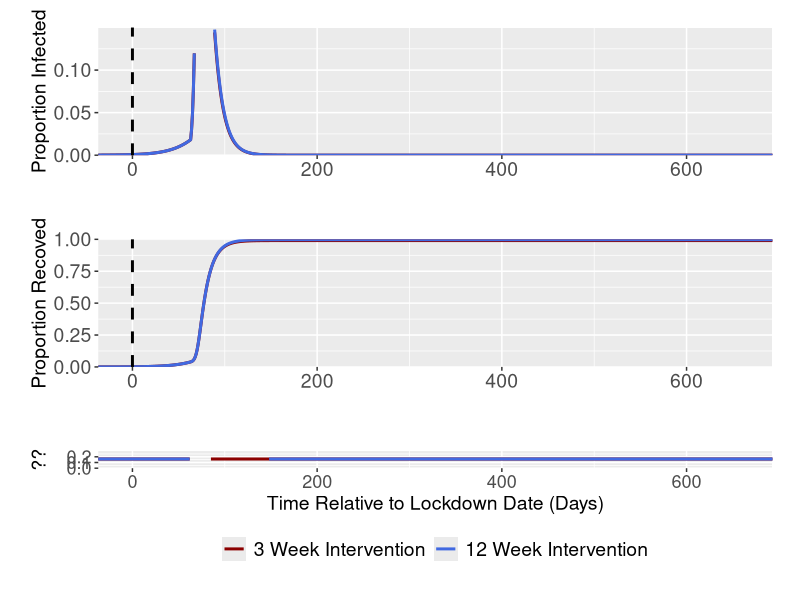
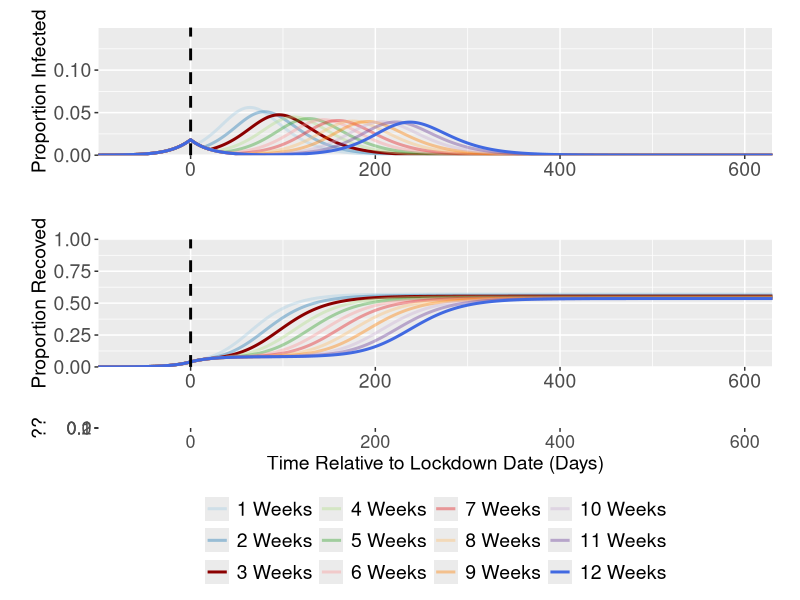
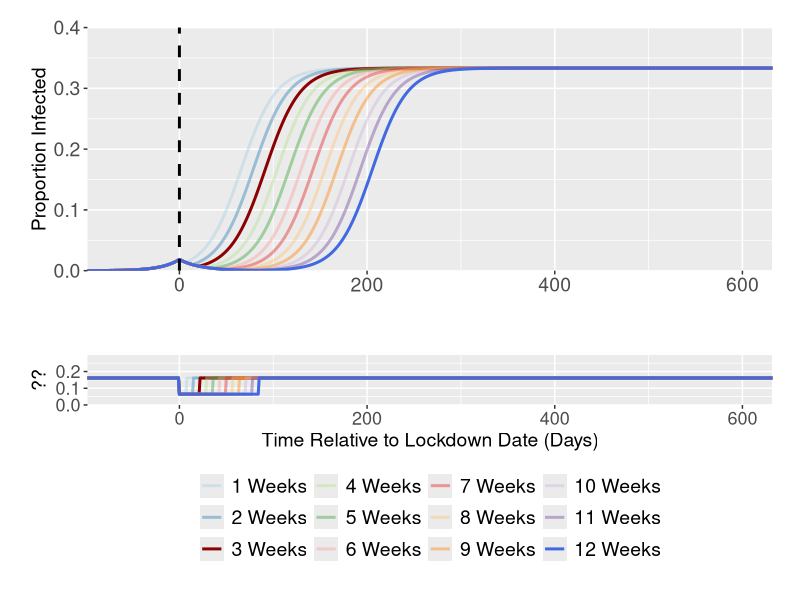
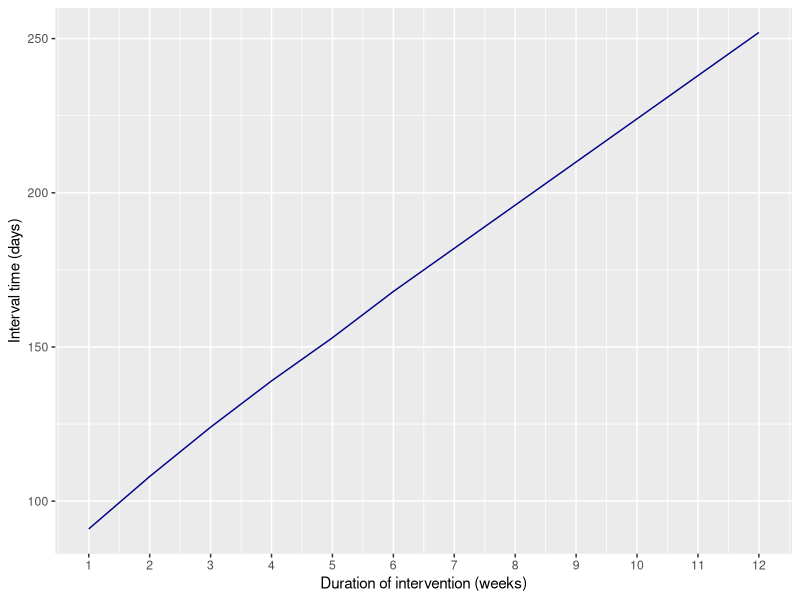

Generate these figures, in order, with R:
rm(list=ls())
library("deSolve"); library("ggplot2"); library("cowplot");library("reshape2"); library("dplyr")

#Function for the generation time/(1/gamma) parameter
GenTime <- function(T2, R0) {
  G = T2 * ((R0-1)/log(2))
  return(G)
}

#R code sections with "Explore" requires the user to manually select parameters to correspond with the desired scenario
#To replicate the results in the technical document - the lockdown date must change
#THis requires code alteration to the for loop and the formatting data code sections
#and the R0 must also change in the beta alteration function

#### SIR Model ####
#### Exploring Week 3 and 12 Interventions - SIR Model - Will need to tweak code for each model output#### 

#Function to model intervention - currently set at baseline
betastatdecrease <- function(time, int_timestart, int_timeend) {
  ifelse((time >= int_timestart & time <= int_timeend),
         (1.5*(1/(GenTime(4.6,2.4))))*04,
         (1.5*(1/(GenTime(4.6,2.4)))))
}

#Function for SIR ODEs with cumulative infection compartment
SIR1 <- function(time, state, parameters) {
  with(as.list(c(state, parameters)), {
    dS = - betastatdecrease(time,int_timestart,int_timeend)*S*I
    dI = betastatdecrease(time,int_timestart,int_timeend)*S*I - mu*I
    dR = mu*I 
    dC = betastatdecrease(time,int_timestart,int_timeend)*S*I
    return(list(c(dS,dI,dR, dC)))
  })
}

#Initial Conditions and Times
init <- c(S = 0.9999, I = 0.0001, R = 0, C = 0)
times <- seq(0,730,by = 1)
duration <- c(3,12) #3 and 12 Week Intervention duration

#Run the ODE for 3 and 12 Week Interventions
stats1 <- data.frame(matrix(nrow = 0, ncol = 6))
for(i in 1:length(duration)) {
  temp <- data.frame(matrix(nrow = length(seq(0,730)), ncol = 6))
  parms = c(mu = 1/(GenTime(4.6,2.4)), 
            int_timestart = 100, 
            int_timeend = 100 + (duration[i]*7))
  out1 <- data.frame(ode(y = init, func = SIR1, times = times, parms = parms))
  temp[,1] <- paste0(as.character(duration[i]), " Weeks")
  temp[,2] <- out1$time 
  temp[,3] <- out1$I 
  temp[,4] <- out1$R 
  temp[,5] <- out1$C 
  temp[,6] <- betastatdecrease(times, 
                               as.numeric(parms[2]), 
                               as.numeric(parms[3]))
  stats1 <- rbind(stats1, temp)
}

colnames(stats1) <- c("WeekDuration", "Time", "Infec", "Recov","Cum", "Beta")

#Formatting the Data - Have shifted the x axis so that 0 is the lockdown initiation date
combdatainf <- rbind(data.frame("WeekDuration" = "3 Weeks", "Time" = c(seq(-37,0), seq(1,730-37)), "Value" = stats1$Infec[stats1$WeekDuration == "3 Weeks"]),
                  data.frame("WeekDuration" = "12 Weeks", "Time" = c(seq(-37,0), seq(1,730-37)), "Value" = stats1$Infec[stats1$WeekDuration == "12 Weeks"]))
combdatainf$WeekDuration <- factor(combdatainf$WeekDuration, levels = unique(combdatainf$WeekDuration))

combdatarec <- rbind(data.frame("WeekDuration" = "3 Weeks", "Time" = c(seq(-37,0), seq(1,730-37)), "Value" = stats1$Recov[stats1$WeekDuration == "3 Weeks"]),
                   data.frame("WeekDuration" = "12 Weeks", "Time" = c(seq(-37,0), seq(1,730-37)), "Value" = stats1$Recov[stats1$WeekDuration == "12 Weeks"]))
combdatarec$WeekDuration <- factor(combdatarec$WeekDuration, levels = unique(combdatarec$WeekDuration))

combdatabeta <- rbind(data.frame("WeekDuration" = "3 Week Intervention", "Time" = c(seq(-37,0), seq(1,730-37)), "Value" = stats1$Beta[stats1$WeekDuration == "3 Weeks"]),
                      data.frame("WeekDuration" = "12 Week Intervention", "Time" = c(seq(-37,0), seq(1,730-37)), "Value" = stats1$Beta[stats1$WeekDuration == "12 Weeks"]))
combdatabeta$WeekDuration <- factor(combdatabeta$WeekDuration, levels = unique(combdatabeta$WeekDuration))

#Quick Analysis of Highest Peak
surge <- data.frame(matrix(nrow = 0, ncol = 5))

for(i in 1:length(duration)) { 
  test <- stats1[stats1$WeekDuration == as.character(paste0(duration[i], " Weeks")),][which.max(stats1$Infec[stats1$WeekDuration == as.character(paste0(duration[i], " Weeks"))]),]
  surge <- rbind(surge, test)
  print(test)
}

#Plotting 
p11 <- ggplot(data = combdatainf, aes(x = (Time), y = Value, col = WeekDuration)) + geom_line(size = 1.02, stat = "identity") +
  labs(x ="Time (Days)", y = "Proportion Infected") + scale_y_continuous(limits = c(0,0.15) ,  expand = c(0,0)) +
  theme(legend.position = "none", legend.title = element_blank(), axis.title.x = element_blank(), axis.text=element_text(size=14), axis.title.y=element_text(size=14),
        legend.spacing.x = unit(0.3, 'cm'), plot.margin=unit(c(0.7,0.7,0.8,0.8),"cm")) +
  scale_x_continuous(expand = c(0, 0)) + geom_vline(xintercept = 0, col = "black", size = 1, lty = 2) +
  scale_color_manual(values=c("darkred","royalblue"))

p12 <- ggplot(data = combdatarec, aes(x = (Time), y = Value, col = WeekDuration)) + geom_line(size = 1.02, stat = "identity") +
  labs(x ="Time (Days)", y = "Proportion Recoved") + scale_y_continuous(limits = c(0,1) ,  expand = c(0,0)) +
  theme(legend.position = "none", legend.title = element_blank(), axis.title.x = element_blank(), axis.text=element_text(size=14), axis.title.y=element_text(size=14),
        legend.spacing.x = unit(0.3, 'cm'), plot.margin=unit(c(0.7,0.7,0.8,0.8),"cm")) +
  scale_x_continuous(expand = c(0, 0)) + geom_vline(xintercept = 0, col = "black", size = 1, lty = 2)+
  scale_color_manual(values=c("darkred", "royalblue"))

p21 <- ggplot(data = combdatabeta, aes(x = (Time), y = Value, col = WeekDuration)) + geom_line(size = 1.02, stat = "identity") +
  labs(x ="Time Relative to Lockdown Date (Days)", y = "??") + scale_y_continuous(limits = c(0,0.3) ,  expand = c(0,0)) +
  theme(legend.position = "bottom", legend.title = element_blank(), axis.text=element_text(size=13), axis.title.y=element_text(size=14), axis.title.x=element_text(size=14),
        legend.spacing.x = unit(0.3, 'cm'), legend.text=element_text(size=14), plot.margin=unit(c(0.7,0.7,0.8,0.8),"cm")) +
  scale_x_continuous(expand = c(0, 0)) + guides(fill=guide_legend(nrow=2,byrow=TRUE)) +
  scale_linetype_manual(values=c("solid", "dotdash", "solid", "dotdash")) + 
  scale_color_manual(values=c("darkred", "royalblue"))

plot_grid(p11, p12, p21, align = "v", nrow = 3, rel_heights = c(0.3, 0.3, 0.25))

#### Exploring Weeks 1-12 Intervention Duration ####

#Function to model intervention - currently set at baseline
betastatdecrease <- function(time, int_timestart, int_timeend) {
  ifelse((time >= int_timestart & time <= int_timeend),
         (1.5*(1/(GenTime(4.6,2.4))))*0.4,
         (1.5*(1/(GenTime(4.6,2.4)))))
}

#Initial Conditions
init <- c(S = 0.9999, I = 0.0001, R = 0, C = 0)
times <- seq(0,730,by = 1)
duration <- seq(1,12) #Now do the analysis for all 1-12 week scenarios

#Run the ODEs for ALL 1-12 week intervention scenarios
stats1 <- data.frame(matrix(nrow = 0, ncol = 6))

for(i in 1:length(duration)) {
  temp <- data.frame(matrix(nrow = length(seq(0,730)), ncol = 6))
  parms = c(mu = 1/(GenTime(4.6,2.4)), 
            int_timestart = 100, 
            int_timeend = 100 + (duration[i]*7))
  out1 <- data.frame(ode(y = init, func = SIR1, times = times, parms = parms))
  temp[,1] <- paste0(as.character(duration[i]), " Weeks")
  temp[,2] <- c(seq(-100,0), seq(1,730-100)) #Have shifted the x axis so that 0 is the lockdown initiation date
  temp[,3] <- out1$I 
  temp[,4] <- out1$R 
  temp[,5] <- out1$C 
  temp[,6] <- betastatdecrease(times, 
                               as.numeric(parms[2]), 
                               as.numeric(parms[3]))
  stats1 <- rbind(stats1, temp)
}

colnames(stats1) <- c("WeekDuration", "Time", "Infec", "Recov","Cum", "Beta")

#Format the data for ggplot
stats1 <- melt(stats1, id.vars = c("WeekDuration", "Time"), measure.vars = c("Infec", "Recov", "Cum", "Beta"))
stats1$WeekDuration <- factor(stats1$WeekDuration, levels = unique(stats1$WeekDuration))

#Plotting - Have shifted the x axis so that 0 is the lockdown initiation date
p11 <- ggplot(data = stats1[which(stats1$variable == "Infec"),], aes(x = Time, y = value, col = WeekDuration, alpha=WeekDuration)) + geom_line(size = 1.02, stat = "identity") +
  labs(x ="Time (Days)", y = "Proportion Infected") + scale_y_continuous(limits = c(0,0.15) ,  expand = c(0,0)) +
  theme(legend.position = "none", legend.title = element_blank(), axis.title.x = element_blank(), axis.text=element_text(size=14), axis.title.y=element_text(size=14),
        legend.spacing.x = unit(0.3, 'cm'), plot.margin=unit(c(0.7,0.7,0.8,0.8),"cm")) +
  scale_x_continuous(expand = c(0, 0)) + geom_vline(xintercept = 0, col = "black", size = 1, lty = 2) +
  scale_alpha_manual(values = c(0.4, 0.4, 1, 0.4, 0.4, 0.4, 0.4, 0.4, 0.4, 0.4, 0.4, 1)) +
  scale_color_manual(values=c("#A6CEE3", "#1F78B4","darkred", "#B2DF8A", "#33A02C", "#FB9A99",
                              "#E31A1C", "#FDBF6F", "#FF7F00", "#CAB2D6", "#6A3D9A","royalblue"))

p12 <- ggplot(data = stats1[which(stats1$variable == "Recov"),], aes(x = (Time), y = value, col = WeekDuration, alpha=WeekDuration)) + geom_line(size = 1.02, stat = "identity") +
  labs(x ="Time (Days)", y = "Proportion Recoved") + scale_y_continuous(limits = c(0,1) ,  expand = c(0,0)) +
  theme(legend.position = "none", legend.title = element_blank(), axis.title.x = element_blank(), axis.text=element_text(size=14), axis.title.y=element_text(size=14),
        legend.spacing.x = unit(0.3, 'cm'), plot.margin=unit(c(0.7,0.7,0.8,0.8),"cm")) +
  scale_x_continuous(expand = c(0, 0)) + geom_vline(xintercept = 0, col = "black", size = 1, lty = 2)  +
  scale_alpha_manual(values = c(0.4, 0.4, 1, 0.4, 0.4, 0.4, 0.4, 0.4, 0.4, 0.4, 0.4, 1)) +
  scale_color_manual(values=c("#A6CEE3", "#1F78B4","darkred", "#B2DF8A", "#33A02C", "#FB9A99",
                              "#E31A1C", "#FDBF6F", "#FF7F00", "#CAB2D6", "#6A3D9A","royalblue"))

p21 <- ggplot(data = stats1[which(stats1$variable == "Beta"),], aes(x = (Time), y = value, col = WeekDuration, alpha=WeekDuration)) + geom_line(size = 1.02, stat = "identity") +
  labs(x ="Time Relative to Lockdown Date (Days)", y = "??") + scale_y_continuous(limits = c(0,0.3) ,  expand = c(0,0)) +
  theme(legend.position = "bottom", legend.title = element_blank(), axis.text=element_text(size=13), axis.title.y=element_text(size=14), axis.title.x=element_text(size=14),
        legend.spacing.x = unit(0.3, 'cm'), legend.text=element_text(size=14), plot.margin=unit(c(0.7,0.7,0.8,0.8),"cm")) +
  scale_x_continuous(expand = c(0, 0)) + guides(fill=guide_legend(nrow=2,byrow=TRUE))  +
  scale_alpha_manual(values = c(0.4, 0.4, 1, 0.4, 0.4, 0.4, 0.4, 0.4, 0.4, 0.4, 0.4, 1)) +
  scale_color_manual(values=c("#A6CEE3", "#1F78B4","darkred", "#B2DF8A", "#33A02C", "#FB9A99",
                              "#E31A1C", "#FDBF6F", "#FF7F00", "#CAB2D6", "#6A3D9A","royalblue"))

plot_grid(p11, p12, p21, align = "v", nrow = 3, rel_heights = c(0.3, 0.3, 0.25))

#### SIS Model ####
#### Exploring Weeks 1-12 Intervention Duration - SIS Model ####

#Function for the SDM intervention
betastatdecrease <- function(time, int_timestart, int_timeend) {
  ifelse((time >= int_timestart & time <= int_timeend),
         (1.5*(1/(GenTime(4.6,2.4))))*0.4,
         (1.5*(1/(GenTime(4.6,2.4)))))
}

#SIS Model ODEs
SIS <- function(time, state, parameters) {
  with(as.list(c(state, parameters)), {
    dS = - betastatdecrease(time,int_timestart,int_timeend)*S*I + mu*I 
    dI = betastatdecrease(time,int_timestart,int_timeend)*S*I - mu*I
    dC = betastatdecrease(time,int_timestart,int_timeend)*S*I
    return(list(c(dS,dI,dC)))
  })
}

#Initial Conditions
init <- c(S = 0.9999, I = 0.0001, C = 0)
times <- seq(0,730,by = 1)
duration <- seq(1,12)

#Run the ODEs for all 12 intervention durations
#I have set lockdown initiation date to 98 to correspond with I(t) = ~0.0182
#This means that I(t) at lockdown initiation is the same for the SIS and SIR models 

stats2 <- data.frame(matrix(nrow = 0, ncol = 5))

for(i in 1:length(duration)) {
  temp <- data.frame(matrix(nrow = length(seq(0,730)), ncol = 5))
  parms = c(mu = 1/(GenTime(4.6,2.4)), 
            int_timestart = 98, 
            int_timeend = 98 + (duration[i]*7))
  out1 <- data.frame(ode(y = init, func = SIS, times = times, parms = parms))
  temp[,1] <- paste0(as.character(duration[i]), " Weeks")
  temp[,2] <- c(seq(-98,0), seq(1,730-98))
  temp[,3] <- out1$I 
  temp[,4] <- out1$C 
  temp[,5] <- betastatdecrease(times, 
                               as.numeric(parms[2]), 
                               as.numeric(parms[3]))
  stats2 <- rbind(stats2, temp)
}

colnames(stats2) <- c("WeekDuration", "Time", "Infec", "Cum", "Beta")

#Format the data for ggplot
stats2 <- melt(stats2, id.vars = c("WeekDuration", "Time"), measure.vars = c("Infec", "Cum", "Beta"))
stats2$WeekDuration <- factor(stats2$WeekDuration, levels = unique(stats2$WeekDuration))

#Plotting 
p11 <- ggplot(data = stats2[which(stats2$variable == "Infec"),], aes(x = Time, y = value, col = WeekDuration, alpha=WeekDuration)) + geom_line(size = 1.02, stat = "identity") +
  labs(x ="Time (Days)", y = "Proportion Infected") + scale_y_continuous(limits = c(0,0.4) ,  expand = c(0,0)) +
  theme(legend.position = "none", legend.title = element_blank(), axis.title.x = element_blank(), axis.text=element_text(size=14), axis.title.y=element_text(size=14),
        legend.spacing.x = unit(0.3, 'cm'), plot.margin=unit(c(0.7,0.7,0.8,0.8),"cm")) +
  scale_x_continuous(expand = c(0, 0)) + geom_vline(xintercept = 0, col = "black", size = 1, lty = 2) +
  scale_alpha_manual(values = c(0.4, 0.4, 1, 0.4, 0.4, 0.4, 0.4, 0.4, 0.4, 0.4, 0.4, 1)) +
  scale_color_manual(values=c("#A6CEE3", "#1F78B4","darkred", "#B2DF8A", "#33A02C", "#FB9A99",
                              "#E31A1C", "#FDBF6F", "#FF7F00", "#CAB2D6", "#6A3D9A","royalblue"))

p21 <- ggplot(data = stats2[which(stats2$variable == "Beta"),], aes(x = (Time), y = value, col = WeekDuration, alpha=WeekDuration)) + geom_line(size = 1.02, stat = "identity") +
  labs(x ="Time Relative to Lockdown Date (Days)", y = "??") + scale_y_continuous(limits = c(0,0.3) ,  expand = c(0,0)) +
  theme(legend.position = "bottom", legend.title = element_blank(), axis.text=element_text(size=13), axis.title.y=element_text(size=14), axis.title.x=element_text(size=14),
        legend.spacing.x = unit(0.3, 'cm'), legend.text=element_text(size=14), plot.margin=unit(c(0.7,0.7,0.8,0.8),"cm")) +
  scale_x_continuous(expand = c(0, 0)) + guides(fill=guide_legend(nrow=2,byrow=TRUE))  +
  scale_alpha_manual(values = c(0.4, 0.4, 1, 0.4, 0.4, 0.4, 0.4, 0.4, 0.4, 0.4, 0.4, 1)) +
  scale_color_manual(values=c("#A6CEE3", "#1F78B4","darkred", "#B2DF8A", "#33A02C", "#FB9A99",
                              "#E31A1C", "#FDBF6F", "#FF7F00", "#CAB2D6", "#6A3D9A","royalblue"))

plot_grid(p11,  p21, align = "v", nrow = 2, rel_heights = c(0.3, 0.25))

#### SIS Model Tangent Calculation - the 2nd Peak ####

stats3 <- data.frame(matrix(nrow = 0, ncol = 5))

for(i in 1:length(duration)) {
  temp <- data.frame(matrix(nrow = length(seq(0,730)), ncol = 5))
  parms = c(mu = 1/(GenTime(4.6,2.4)), 
            int_timestart = 98, 
            int_timeend = 98 + (duration[i]*7))
  out1 <- data.frame(ode(y = init, func = SIS, times = times, parms = parms))
  temp[,1] <- paste0(as.character(duration[i]), " Weeks")
  temp[,2] <- out1$time #Time
  temp[,3] <- out1$S #Time
  temp[,4] <- out1$I #Time
  temp[,5] <- betastatdecrease(times, 
                               as.numeric(parms[2]), 
                               as.numeric(parms[3]))
  stats3 <- rbind(stats3, temp)
}

colnames(stats3) <- c("WeekDuration", "Time","Susc", "Infec", "Beta")

stats3$WeekDuration <- factor(stats3$WeekDuration, levels = unique(stats3$WeekDuration))

stats3$slope <- stats3$Beta * stats3$S * stats3$I- (1/(GenTime(4.6,2.4))) * stats3$I
stats3$slope1 <- (stats3$Infec[98]-((stats3$Time[98]*stats3$Infec-stats3$Time*stats3$Infec[98])/
                                     (stats3$Time[98]-stats3$Time)))/stats3$Infec[98]

tipping_points <- stats3 %>% filter(Time>110) %>% group_by(WeekDuration) %>% filter(slope1 > slope) %>% top_n(n=1)
tipping_points$dur = c(seq(1:12))

ggplot(tipping_points, aes(x=dur, y=Time-100)) +geom_line(stat="identity", col="darkblue") + 
  scale_x_continuous(name="Duration of intervention (weeks)", breaks = c(1:12)) +ylab(label = "Interval time (days)")
